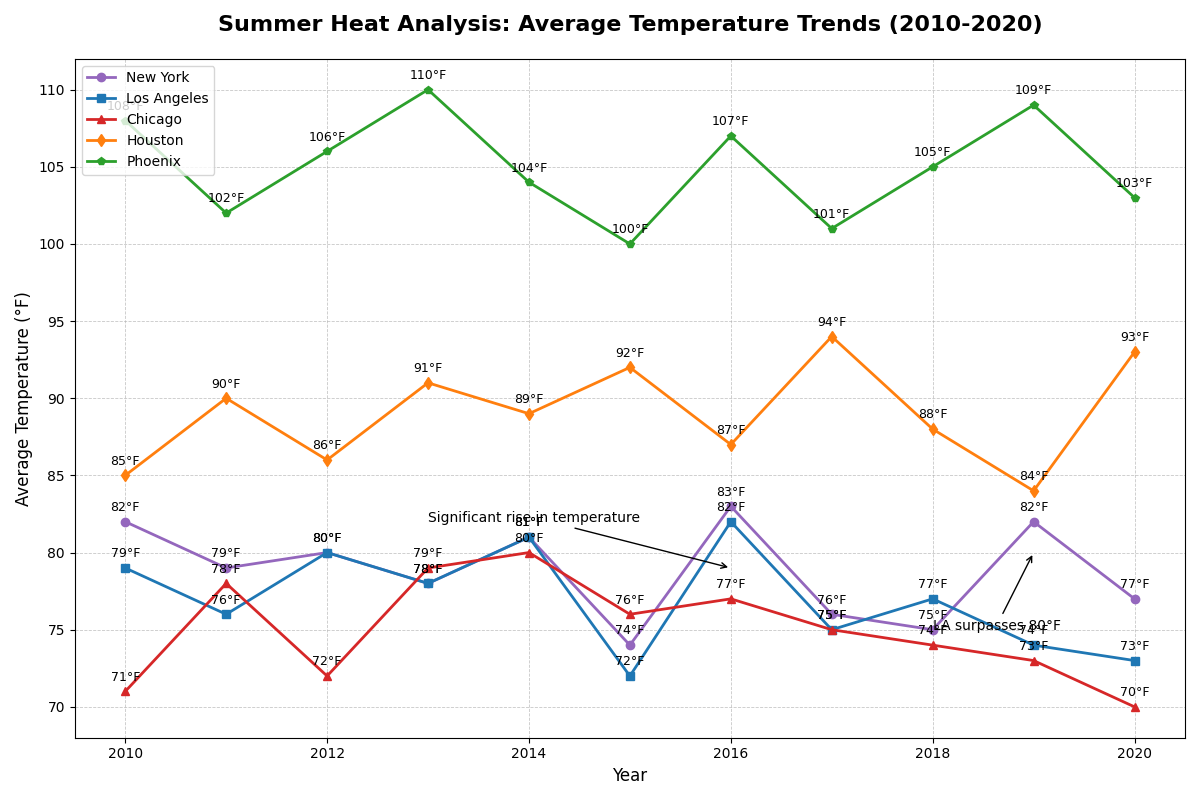

Source code (Python):
import matplotlib.pyplot as plt
import numpy as np

# Cities
cities = ['New York', 'Los Angeles', 'Chicago', 'Houston', 'Phoenix']

# Years
years = np.arange(2010, 2021)

# Average temperatures in Fahrenheit (altered data)
ny_temps = [82, 79, 80, 78, 81, 74, 83, 76, 75, 82, 77]
la_temps = [79, 76, 80, 78, 81, 72, 82, 75, 77, 74, 73]
chi_temps = [71, 78, 72, 79, 80, 76, 77, 75, 74, 73, 70]
hou_temps = [85, 90, 86, 91, 89, 92, 87, 94, 88, 84, 93]
phx_temps = [108, 102, 106, 110, 104, 100, 107, 101, 105, 109, 103]

# Create the figure and axis
fig, ax = plt.subplots(figsize=(12, 8))

# Plot the temperature trends with shuffled colors
ax.plot(years, ny_temps, marker='o', label='New York', color='#9467bd', linewidth=2)
ax.plot(years, la_temps, marker='s', label='Los Angeles', color='#1f77b4', linewidth=2)
ax.plot(years, chi_temps, marker='^', label='Chicago', color='#d62728', linewidth=2)
ax.plot(years, hou_temps, marker='d', label='Houston', color='#ff7f0e', linewidth=2)
ax.plot(years, phx_temps, marker='p', label='Phoenix', color='#2ca02c', linewidth=2)

# Title and axis labels
ax.set_title("Summer Heat Analysis: Average Temperature Trends (2010-2020)", fontsize=16, fontweight='bold', pad=20)
ax.set_xlabel('Year', fontsize=12)
ax.set_ylabel('Average Temperature (°F)', fontsize=12)

# Annotate key temperature increases
ax.annotate('Significant rise in temperature', xy=(2016, 79), xytext=(2013, 82),
            arrowprops=dict(facecolor='black', arrowstyle='->'), fontsize=10, color='black')

ax.annotate('LA surpasses 80°F', xy=(2019, 80), xytext=(2018, 75),
            arrowprops=dict(facecolor='black', arrowstyle='->'), fontsize=10, color='black')

# Label each data point with its value
for idx, year in enumerate(years):
    ax.text(year, ny_temps[idx] + 0.5, f'{ny_temps[idx]}°F', ha='center', va='bottom', fontsize=9)
    ax.text(year, la_temps[idx] + 0.5, f'{la_temps[idx]}°F', ha='center', va='bottom', fontsize=9)
    ax.text(year, chi_temps[idx] + 0.5, f'{chi_temps[idx]}°F', ha='center', va='bottom', fontsize=9)
    ax.text(year, hou_temps[idx] + 0.5, f'{hou_temps[idx]}°F', ha='center', va='bottom', fontsize=9)
    ax.text(year, phx_temps[idx] + 0.5, f'{phx_temps[idx]}°F', ha='center', va='bottom', fontsize=9)

# Add a legend
ax.legend(loc='upper left', fontsize=10)

# Enable grid
ax.grid(True, linestyle='--', linewidth=0.6, alpha=0.7)

# Automatically adjust layout to avoid overlap
plt.tight_layout()

# Display the chart
plt.show()
